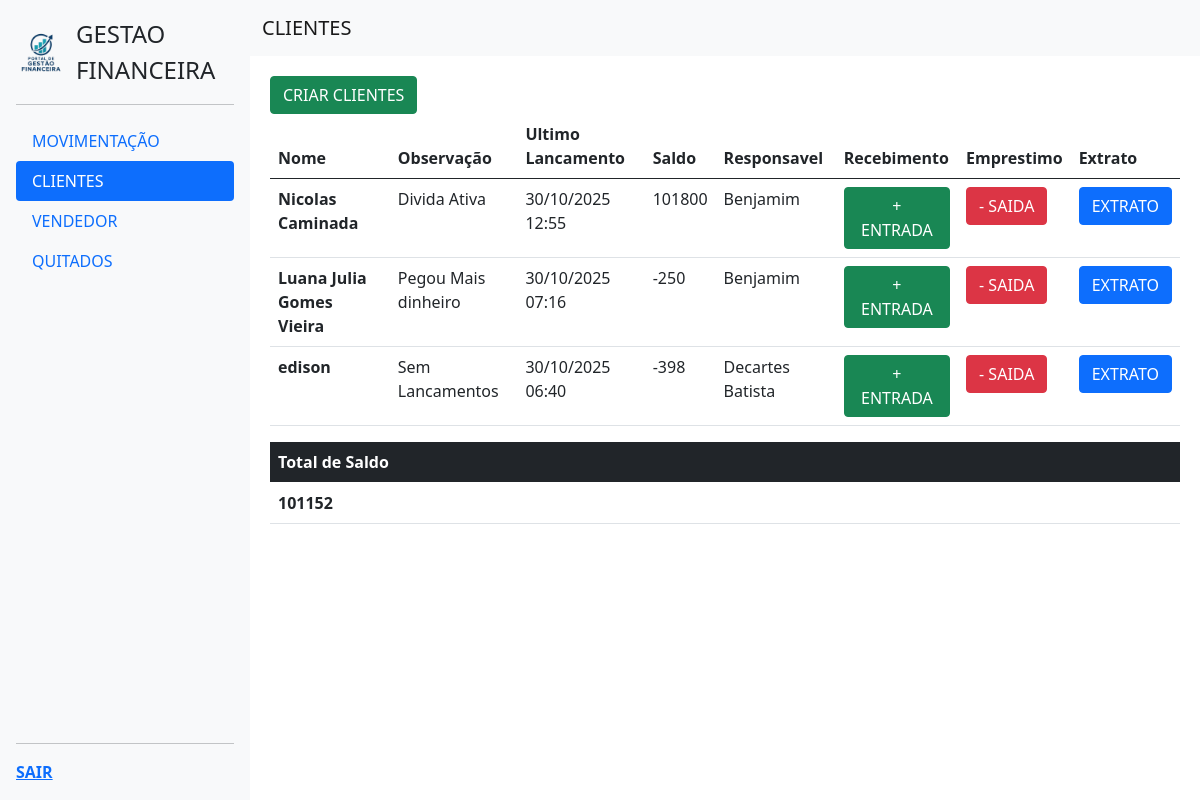
Page /clientes (signed in) on the committed database.
### movimentacao/models.py (models this page shows)
class Cliente(database.Model):
    id_vendedor = database.Column(database.Integer, database.ForeignKey('cliente.id'), nullable=False)
    id = database.Column(database.Integer, primary_key=True)
    nome = database.Column(database.String, nullable=False)
    cpf = database.Column(database.String, nullable=False)
    saldo = database.Column(database.String, nullable=True)
    telefone = database.Column(database.String, nullable=False)
    email = database.Column(database.String, nullable=False)
    data_nascimento = database.Column(database.String, nullable=False)
    usuario_insert = database.Column(database.String, nullable=False)

class Usuario(database.Model, UserMixin):
    id = database.Column(database.Integer, primary_key=True)
    username = database.Column(database.String, nullable=False)
    email = database.Column(database.String, nullable=False, unique=True)
    senha = database.Column(database.String, nullable=False)
    nivel = database.Column(database.String, nullable=False)

### movimentacao/routes.py (the view)
@app.route("/clientes")
@login_required
def clientes():
    cli="cli"
    user = Usuario.query.get(int(current_user.id))
    clientes = database.session.query(Cliente, Usuario).join(Usuario, Cliente.id_vendedor == Usuario.id).filter(Cliente.saldo != '0').all()
    movimentacao = conn.execute("SELECT max(data), id_cliente, obs from movimentacao group by id_cliente").fetchall()
    movimentacao_map = {row[1]: row[0] for row in movimentacao}
    movimentacao_map_obs = {row[1]: row[2] for row in movimentacao}
    total_saldo = database.session.query(database.func.sum(Cliente.saldo)).first()
    return render_template("cliente.html", clientes=clientes, cli=cli, user=user, movimentacao_map=movimentacao_map, total_saldo=total_saldo, movimentacao_map_obs=movimentacao_map_obs)

### movimentacao/models.py (called while the page is built)
@login_manager.user_loader
def load_usuario(id_usuario):
    return Usuario.query.get(int(id_usuario))

### movimentacao/templates/cliente.html (shortened to what this page needs)
{% extends "navbar.html" %}
 {% block titlle %}
      CLIENTES
      {% endblock %}
{% block body %}
<a href="{{ url_for('criarcliente') }}" class="btn btn-success">CRIAR CLIENTES</a>
       <table class="table">
  <thead>
    <tr>
      <th scope="col">Nome</th>
      <th scope="col">Observação</th>
      <th scope="col">Ultimo Lancamento</th>
      <th scope="col">Saldo</th>
      <th scope="col">Responsavel</th>
      <th scope="col">Recebimento</th>
      <th scope="col">Emprestimo</th>
      <th scope="col">Extrato</th>
    </tr>
  </thead>
  <tbody>
    {% for cliente in clientes %}
    {% set cliente, usuario = cliente %}
    <tr>
      <th scope="row">{{ cliente.nome }}</th>
      <td>
         {% set ultima_movimentacao = movimentacao_map_obs.get(cliente.id) %}
        {% if ultima_movimentacao %}
          {{ ultima_movimentacao }}
        {% else %}
          Sem Lancamentos
        {% endif %}
      </td>
      <td>
      {% set ultima_movimentacao = movimentacao_map.get(cliente.id) %}
        {% if ultima_movimentacao %}
          {{ ultima_movimentacao }}
        {% else %}
          Sem Lancamentos
        {% endif %}
        </td>
      <td>{{ cliente.saldo}}</td>
      <td>{{ usuario.username}}</td>
      <td><a href="{{ url_for('valor_pago', id_user=cliente.id) }}" class="btn btn-success">+ ENTRADA</a></td>
      <td><a href="{{ url_for('valor_emprestimo', id_user=cliente.id) }}" class="btn btn-danger">- SAIDA</a></td>
      <td><a href="{{ url_for('extrato', id=cliente.id) }}" class="btn btn-primary">EXTRATO</a></td>
    </tr>
    {% endfor %}
  </tbody>
</table>
<table class="table">
  <thead style="color: #fff;background-color: #212529;border-color: #32383e;">
    <tr>
      <th scope="col">Total de Saldo</th>
    </tr>
  </thead>
  <tbody>
    <tr>
      <th scope="row">{{total_saldo|first}}</th>
    </tr>
    </tbody>
</table>
  </body>
{% endblock %}

### movimentacao/templates/navbar.html (style rules this page uses)
body { display: flex; min-height: 100vh; margin: 0; padding: 0; }

### rows in the picture
Cliente: nome "Nicolas Caminada", ultima_movimentacao "Divida Ativa", ultima_movimentacao "30/10/2025 12:55", saldo "101800"
Usuario: username "Benjamim"
Cliente: nome "Luana Julia Gomes Vieira", ultima_movimentacao "Pegou Mais dinheiro", ultima_movimentacao "30/10/2025 07:16", saldo "-250"
Cliente: nome "edison", shows "Sem Lancamentos", ultima_movimentacao "30/10/2025 06:40", saldo "-398"
Usuario: username "Decartes Batista"

### other values in the picture
{{ total_saldo|first }} "101152"
